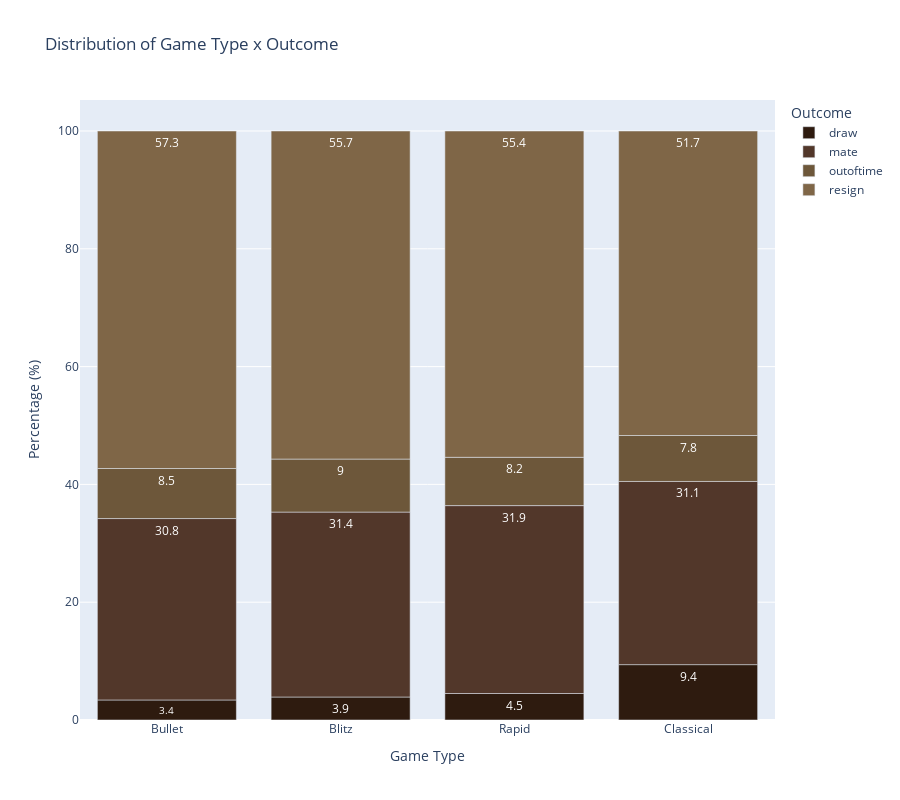

Notebook source saved alongside this figure:
### Markdown cell above
#### Formato da partida vs Como terminou

### Code cell
# Criando tabela cruzada para plot
cross_type_outcome = (pd.crosstab(df['game_type'], df['victory_status'], normalize='index') * 100).round(1)

# Gráfico de barras
fig = px.bar(cross_type_outcome,
             width=900, height=800, 
             text_auto=True,
             title='Distribution of Game Type x Outcome',
             labels={'game_type': 'Game Type', 
                     'victory_status': 'Outcome', 
                     'value': 'Percentage (%)'},
             color_discrete_sequence=wood_colors)

fig.show()

### Figure 1 — Plotly figure (JSON) as saved in the notebook; plotly's stock layout.template omitted (floating-point values rounded to 4 significant figures)
{"data": [{"alignmentgroup": "True", "hovertemplate": "Outcome=draw<br>Game Type=%{x}<br>Percentage (%)=%{y}<extra></extra>", "legendgroup": "draw", "marker": {"color": "#2E1B0F", "pattern": {"shape": ""}}, "name": "draw", "offsetgroup": "draw", "orientation": "v", "showlegend": true, "textposition": "auto", "texttemplate": "%{y}", "type": "bar", "x": ["Bullet", "Blitz", "Rapid", "Classical"], "xaxis": "x", "y": [3.4, 3.9, 4.5, 9.4], "yaxis": "y"}, {"alignmentgroup": "True", "hovertemplate": "Outcome=mate<br>Game Type=%{x}<br>Percentage (%)=%{y}<extra></extra>", "legendgroup": "mate", "marker": {"color": "#52372A", "pattern": {"shape": ""}}, "name": "mate", "offsetgroup": "mate", "orientation": "v", "showlegend": true, "textposition": "auto", "texttemplate": "%{y}", "type": "bar", "x": ["Bullet", "Blitz", "Rapid", "Classical"], "xaxis": "x", "y": [30.8, 31.4, 31.9, 31.1], "yaxis": "y"}, {"alignmentgroup": "True", "hovertemplate": "Outcome=outoftime<br>Game Type=%{x}<br>Percentage (%)=%{y}<extra></extra>", "legendgroup": "outoftime", "marker": {"color": "#6D573A", "pattern": {"shape": ""}}, "name": "outoftime", "offsetgroup": "outoftime", "orientation": "v", "showlegend": true, "textposition": "auto", "texttemplate": "%{y}", "type": "bar", "x": ["Bullet", "Blitz", "Rapid", "Classical"], "xaxis": "x", "y": [8.5, 9, 8.2, 7.8], "yaxis": "y"}, {"alignmentgroup": "True", "hovertemplate": "Outcome=resign<br>Game Type=%{x}<br>Percentage (%)=%{y}<extra></extra>", "legendgroup": "resign", "marker": {"color": "#7F6647", "pattern": {"shape": ""}}, "name": "resign", "offsetgroup": "resign", "orientation": "v", "showlegend": true, "textposition": "auto", "texttemplate": "%{y}", "type": "bar", "x": ["Bullet", "Blitz", "Rapid", "Classical"], "xaxis": "x", "y": [57.3, 55.7, 55.4, 51.7], "yaxis": "y"}], "layout": {"barmode": "relative", "height": 800, "legend": {"title": {"text": "Outcome"}, "tracegroupgap": 0}, "title": {"text": "Distribution of Game Type x Outcome"}, "width": 900, "xaxis": {"anchor": "y", "autorange": true, "domain": [0, 1], "range": [-0.5, 3.5], "title": {"text": "Game Type"}, "type": "category"}, "yaxis": {"anchor": "x", "autorange": true, "domain": [0, 1], "range": [0, 105.3], "title": {"text": "Percentage (%)"}, "type": "linear"}}}
